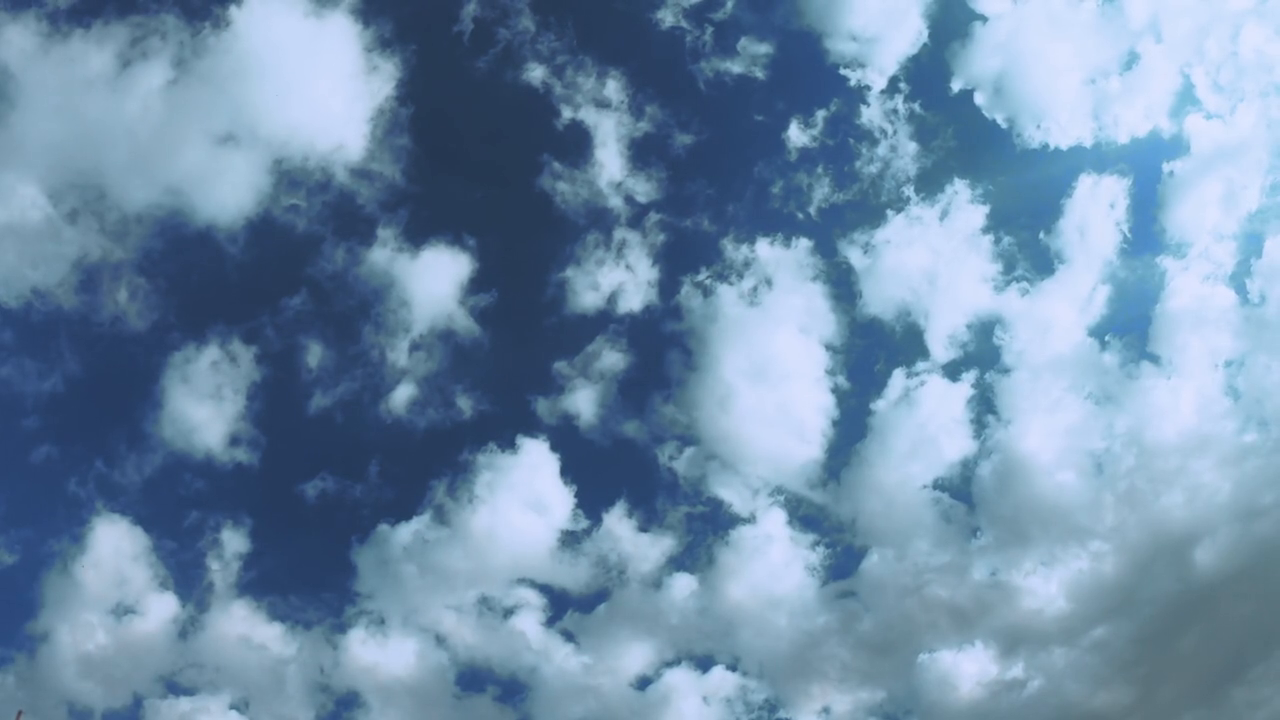
#> input picture frame 41 of web/samples/drone_crossing_sky.mp4, 1280 x 720 px, given in place of BigBuckBunny.mp4, which was not available
$ python ar_voxel_stream.py
#> lines starting #> are read from the running program, lines starting #| are printed output that depends on the picture
#!/usr/bin/env python3
"""Augmented Reality voxel overlay with realistic projection."""

import cv2
import numpy as np
import time
import subprocess
import argparse
from collections import deque

class ARVoxelStream:
    """Advanced AR voxel overlay with realistic depth and lighting."""

    def __init__(self, stream_url: str, voxel_dims=(96, 96, 96)):
        self.stream_url = stream_url
        self.voxel_dims = voxel_dims
        self.voxel_size = 0.03

        # Video properties
        self.cap = None
        self.fps = 30
        self.width = 640
        self.height = 480

        # Voxel data - intensity and color
        self.voxel_intensity = np.zeros(voxel_dims, dtype=np.float32)
        self.voxel_color = np.zeros((*voxel_dims, 3), dtype=np.float32)
        self.voxel_age = np.zeros(voxel_dims, dtype=np.float32)

        # Processing parameters
        self.voxel_decay = 0.98
        self.motion_threshold = 20
        self.last_frame = None

        # Camera model
        self.camera_fov = 55.0
        self.camera_pos = np.array([0.0, 0.0, 1.8])
        self.focal_length = None

        # AR visualization settings
        self.show_particles = True
        self.show_trails = True
        self.particle_alpha = 0.8
        self.glow_enabled = True

        # Performance tracking
        self.frame_times = deque(maxlen=30)
        self.process_every = 2  # Process every Nth frame
        self.frame_counter = 0

    def get_stream_url(self) -> str:
        """Extract direct stream URL."""
        if 'youtube.com' in self.stream_url or 'youtu.be' in self.stream_url:
            try:
                cmd = ['yt-dlp', '-f', 'best[height<=720]', '--get-url', '--no-playlist', self.stream_url]
                result = subprocess.run(cmd, capture_output=True, text=True, timeout=15)
                if result.returncode == 0:
                    return result.stdout.strip()
            except:
                pass
        return self.stream_url

    def start(self):
        """Start AR processing."""
        stream_url = self.get_stream_url()
        print("Opening stream for AR voxel overlay...")

        self.cap = cv2.VideoCapture(stream_url)
        if not self.cap.isOpened():
            raise RuntimeError("Failed to open stream")

        # Get actual video dimensions
        self.width = int(self.cap.get(cv2.CAP_PROP_FRAME_WIDTH))
        self.height = int(self.cap.get(cv2.CAP_PROP_FRAME_HEIGHT))
        self.fps = self.cap.get(cv2.CAP_PROP_FPS) or 30

        # Calculate focal length for projection
        self.focal_length = self.width / (2.0 * np.tan(np.radians(self.camera_fov) / 2.0))

        print(f"Stream: {self.width}x{self.height} @ {self.fps:.1f} fps")
        print(f"Focal length: {self.focal_length:.1f}")
        print("\nAR Voxel Controls:")
        print("  q - Quit")
        print("  r - Reset voxels")
        print("  p - Toggle particles")
        print("  t - Toggle trails")
        print("  g - Toggle glow effect")
        print("  +/- - Adjust opacity")
        print("  [ ] - Adjust motion sensitivity")
        print("  space - Pause/resume")

        cv2.namedWindow('AR Voxel Stream', cv2.WINDOW_NORMAL)
        cv2.resizeWindow('AR Voxel Stream', min(1280, self.width), min(720, self.height))

        self._main_loop()

    def _main_loop(self):
        """Main processing loop."""
        paused = False

        while True:
            start_time = time.time()

            if not paused:
                # Read frame
                ret, frame = self.cap.read()
#> frame is the input picture: shape (720, 1280, 3); mean B, G, R 169.1, 140.7, 111
                if not ret:
                    print("Stream ended")
                    break

                self.frame_counter += 1

                # Process motion every few frames
                if self.frame_counter % self.process_every == 0:
                    self._process_frame(frame)

                # Age voxels
                self._age_voxels()

            # Create AR overlay
            ar_frame = self._create_ar_frame(frame if not paused else None)

            # Add UI
            self._add_ui(ar_frame)

            # Display
            cv2.imshow('AR Voxel Stream', ar_frame)

            # Performance tracking
            self.frame_times.append(time.time() - start_time)

            # Handle input
            key = cv2.waitKey(1) & 0xFF
            if key == ord('q'):
                break
            elif key == ord(' '):
                paused = not paused
                print("Paused" if paused else "Resumed")
            elif key == ord('r'):
                self._reset_voxels()
            elif key == ord('p'):
                self.show_particles = not self.show_particles
            elif key == ord('t'):
                self.show_trails = not self.show_trails
            elif key == ord('g'):
                self.glow_enabled = not self.glow_enabled
            elif key == ord('+'):
                self.particle_alpha = min(1.0, self.particle_alpha + 0.1)
            elif key == ord('-'):
                self.particle_alpha = max(0.1, self.particle_alpha - 0.1)
            elif key == ord('['):
                self.motion_threshold = min(100, self.motion_threshold + 5)
            elif key == ord(']'):
                self.motion_threshold = max(5, self.motion_threshold - 5)

    # [110 lines left out: functions _process_frame, _detect_motion, _update_voxels_from_motion, _pixel_to_ray, _cast_ray_with_color, _world_to_voxel, not called in this run]

    def _is_valid_voxel(self, voxel_coord: tuple) -> bool:
        """Check if voxel coordinates are within grid bounds."""
        return all(0 <= coord < dim for coord, dim in zip(voxel_coord, self.voxel_dims))

    def _age_voxels(self):
        """Apply aging and decay to voxels."""
        # Decay intensity
        self.voxel_intensity *= self.voxel_decay
        self.voxel_color *= self.voxel_decay

        # Age voxels
        self.voxel_age *= 0.99

    # [6 lines left out: function _reset_voxels, not called in this run]

    def _create_ar_frame(self, frame: np.ndarray) -> np.ndarray:
        """Create augmented reality frame with voxel overlay."""
        if frame is None:
            # Create black frame if paused
            frame = np.zeros((self.height, self.width, 3), dtype=np.uint8)

        ar_frame = frame.copy()

        # Get active voxels
        active_mask = self.voxel_intensity > 0.01
        if not np.any(active_mask):
            return ar_frame

        # Get voxel data
        active_coords = np.argwhere(active_mask)
        intensities = self.voxel_intensity[active_mask]
        colors = self.voxel_color[active_mask]
        ages = self.voxel_age[active_mask]

        # Normalize colors by intensity
        colors = colors / (intensities[:, np.newaxis] + 0.001)
        colors = np.clip(colors, 0, 1)

        # Limit number of voxels for performance
        max_voxels = 1500
        if len(active_coords) > max_voxels:
            # Keep the brightest voxels
            indices = np.argsort(intensities)[-max_voxels:]
            active_coords = active_coords[indices]
            intensities = intensities[indices]
            colors = colors[indices]
            ages = ages[indices]

        # Project voxels to screen
        self._project_voxels_to_screen(ar_frame, active_coords, intensities, colors, ages)

        return ar_frame

    # [64 lines left out: functions _project_voxels_to_screen, _draw_ar_particle, not called in this run]

    def _add_ui(self, frame: np.ndarray):
        """Add UI overlay with information."""
        height = frame.shape[0]
#> height = 720

        # Performance info
        if self.frame_times:
            fps = 1.0 / np.mean(self.frame_times)
            cv2.putText(frame, f"FPS: {fps:.1f}", (10, 30),
                       cv2.FONT_HERSHEY_SIMPLEX, 0.7, (0, 255, 0), 2)

        # Voxel stats
        active_voxels = np.sum(self.voxel_intensity > 0.01)
        cv2.putText(frame, f"Active Voxels: {active_voxels:,}", (10, 60),
                   cv2.FONT_HERSHEY_SIMPLEX, 0.7, (0, 255, 0), 2)

        # Settings
        settings = [
            f"Particles: {'ON' if self.show_particles else 'OFF'}",
            f"Glow: {'ON' if self.glow_enabled else 'OFF'}",
            f"Alpha: {int(self.particle_alpha * 100)}%",
            f"Sensitivity: {self.motion_threshold}"
        ]

        for i, setting in enumerate(settings):
            cv2.putText(frame, setting, (10, height - 120 + i * 25),
                       cv2.FONT_HERSHEY_SIMPLEX, 0.5, (200, 200, 200), 1)
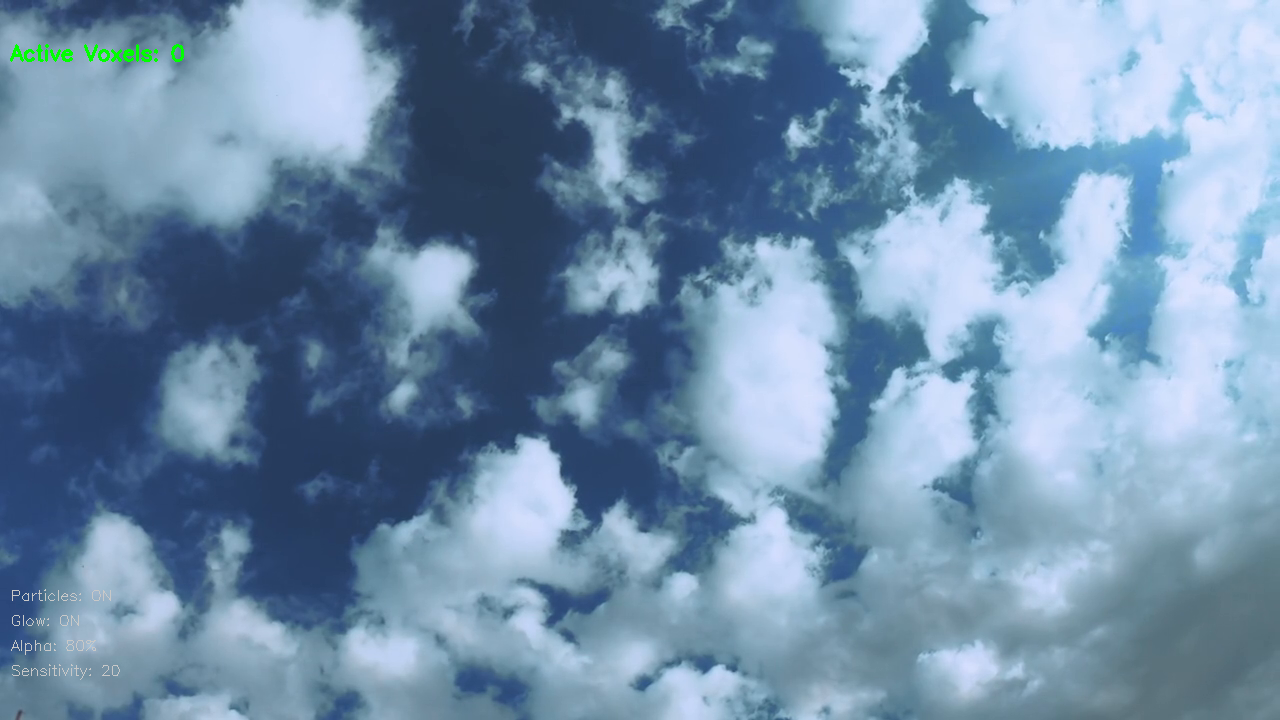
#> frame: shape (720, 1280, 3); mean B, G, R 168.9, 140.9, 111

    def stop(self):
        """Clean up resources."""
        if self.cap:
            self.cap.release()
        cv2.destroyAllWindows()


def main():
    parser = argparse.ArgumentParser(description='AR voxel overlay on video stream')
    parser.add_argument('url', nargs='?',
                       default='http://commondatastorage.googleapis.com/gtv-videos-bucket/sample/BigBuckBunny.mp4',
                       help='Video URL (YouTube, HTTP, file, or webcam number)')
    parser.add_argument('--dims', '-d', type=int, default=96,
                       help='Voxel grid dimension (default: 96)')

    args = parser.parse_args()

    # Check if URL is a webcam number
    if args.url.isdigit():
        args.url = int(args.url)

    print("=== AR Voxel Stream ===")
    print(f"Stream: {args.url}")
    print(f"Voxel grid: {args.dims}³")

    viewer = ARVoxelStream(args.url, voxel_dims=(args.dims, args.dims, args.dims))

    try:
        viewer.start()
#> (key q is pressed here)
    except KeyboardInterrupt:
        print("\n\nStopped by user")
    except Exception as e:
        print(f"\nError: {e}")
    finally:
        viewer.stop()


if __name__ == "__main__":
    main()

$ run again, starting later in the video
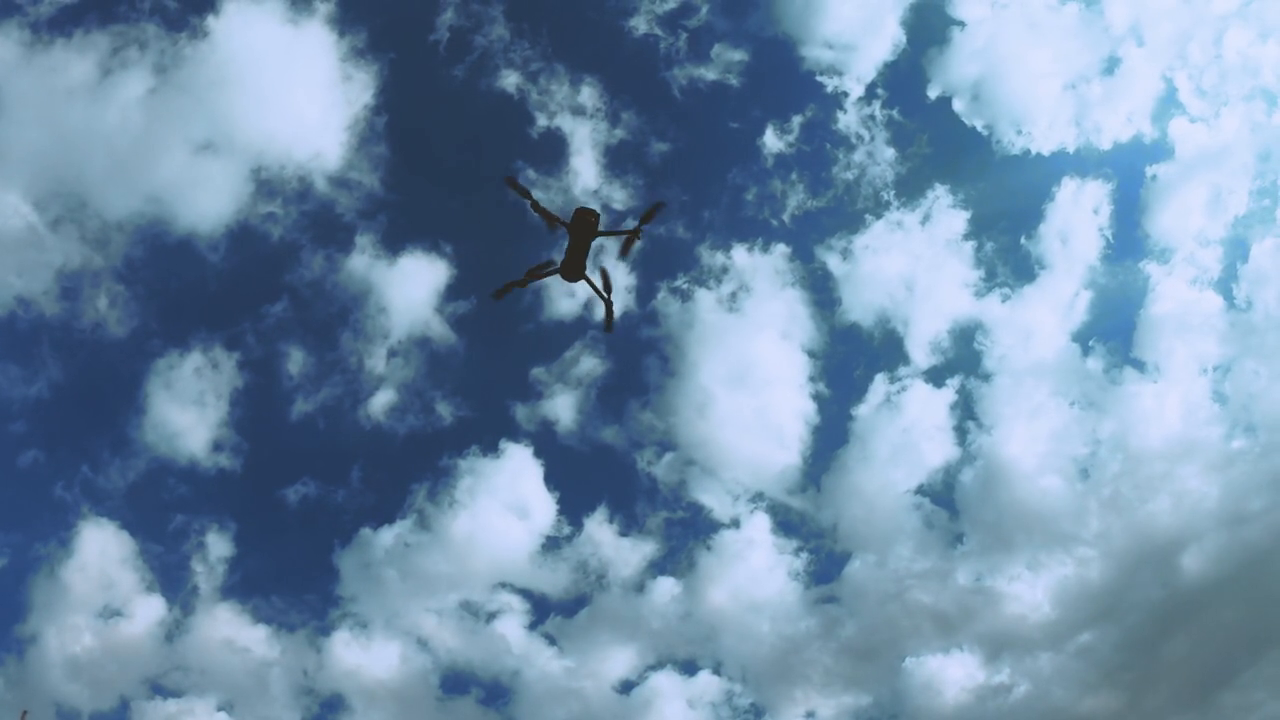
#> input picture frame 186 of web/samples/drone_crossing_sky.mp4, 1280 x 720 px, given in place of BigBuckBunny.mp4, which was not available
#> in _main_loop, frame is the input picture: shape (720, 1280, 3); mean B, G, R 169.2, 141.1, 111.4
#> after the loop in _add_ui, `for i, setting in enumerate(settings):`:
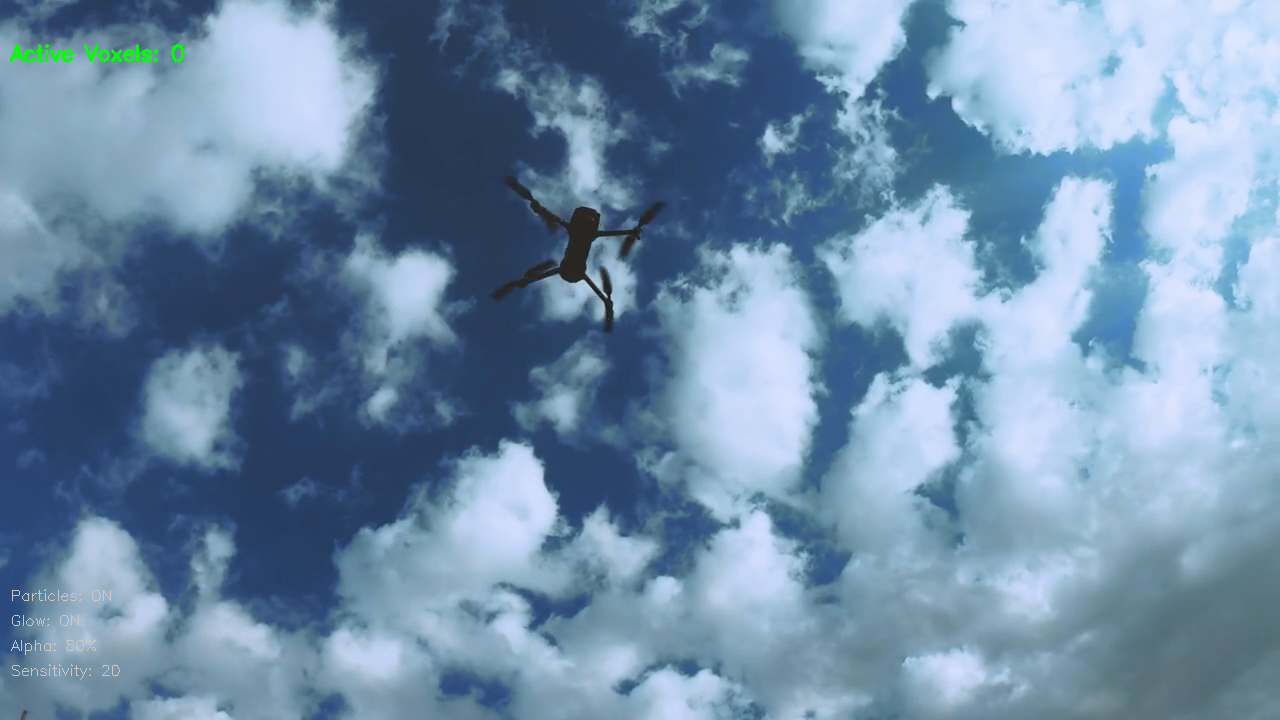
#> frame: shape (720, 1280, 3); mean B, G, R 169, 141.3, 111.4

$ run again, starting later in the video
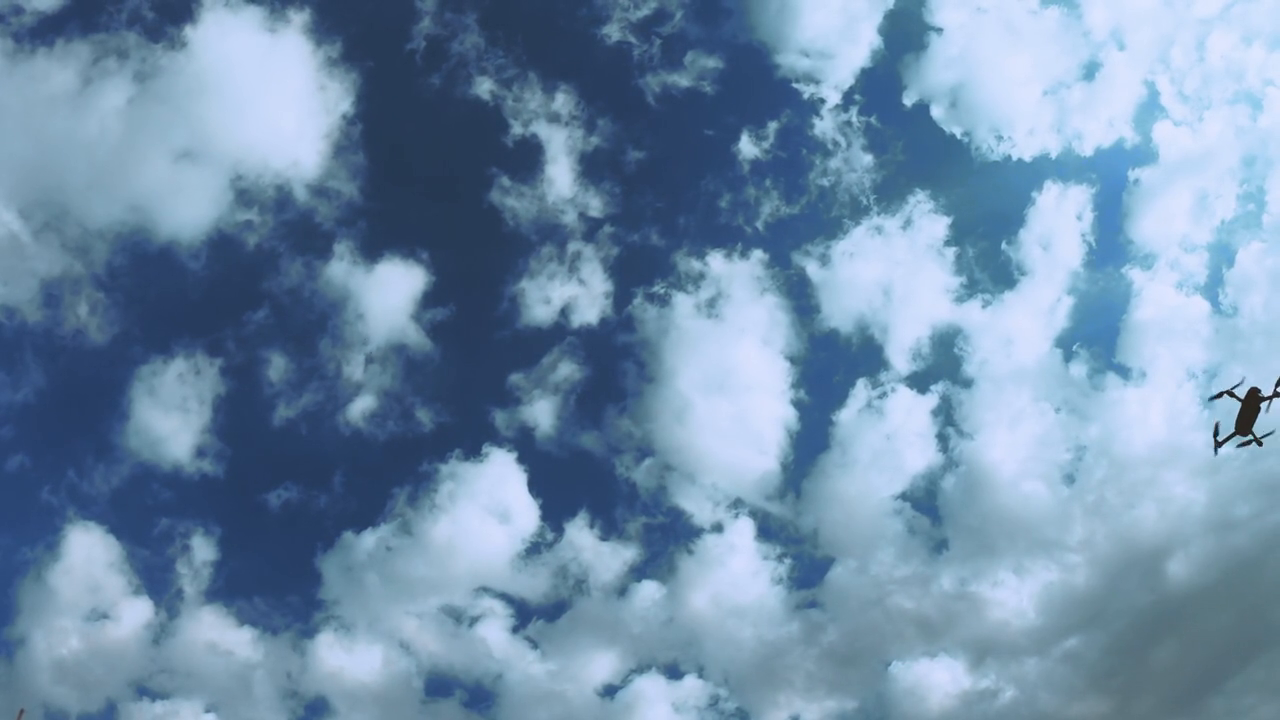
#> input picture frame 332 of web/samples/drone_crossing_sky.mp4, 1280 x 720 px, given in place of BigBuckBunny.mp4, which was not available
#> in _main_loop, frame is the input picture: shape (720, 1280, 3); mean B, G, R 170.6, 142.1, 112.4
#> after the loop in _add_ui, `for i, setting in enumerate(settings):`:
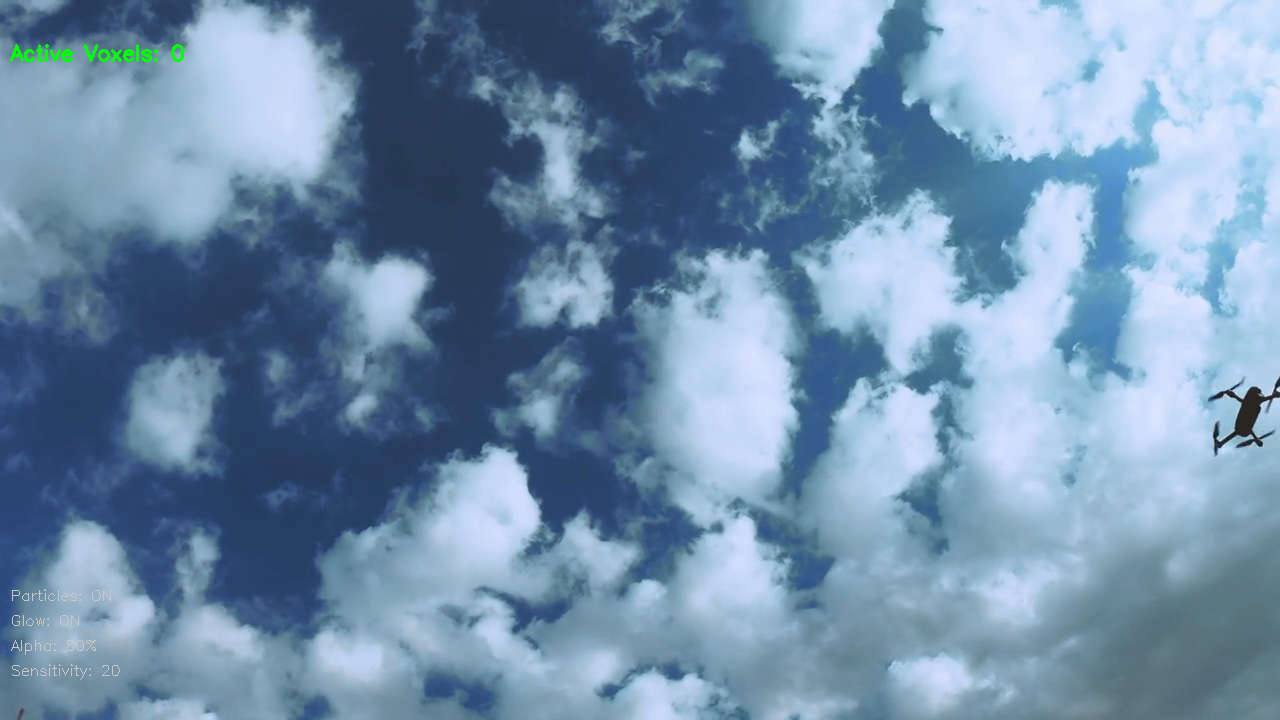
#> frame: shape (720, 1280, 3); mean B, G, R 170.5, 142.3, 112.4
